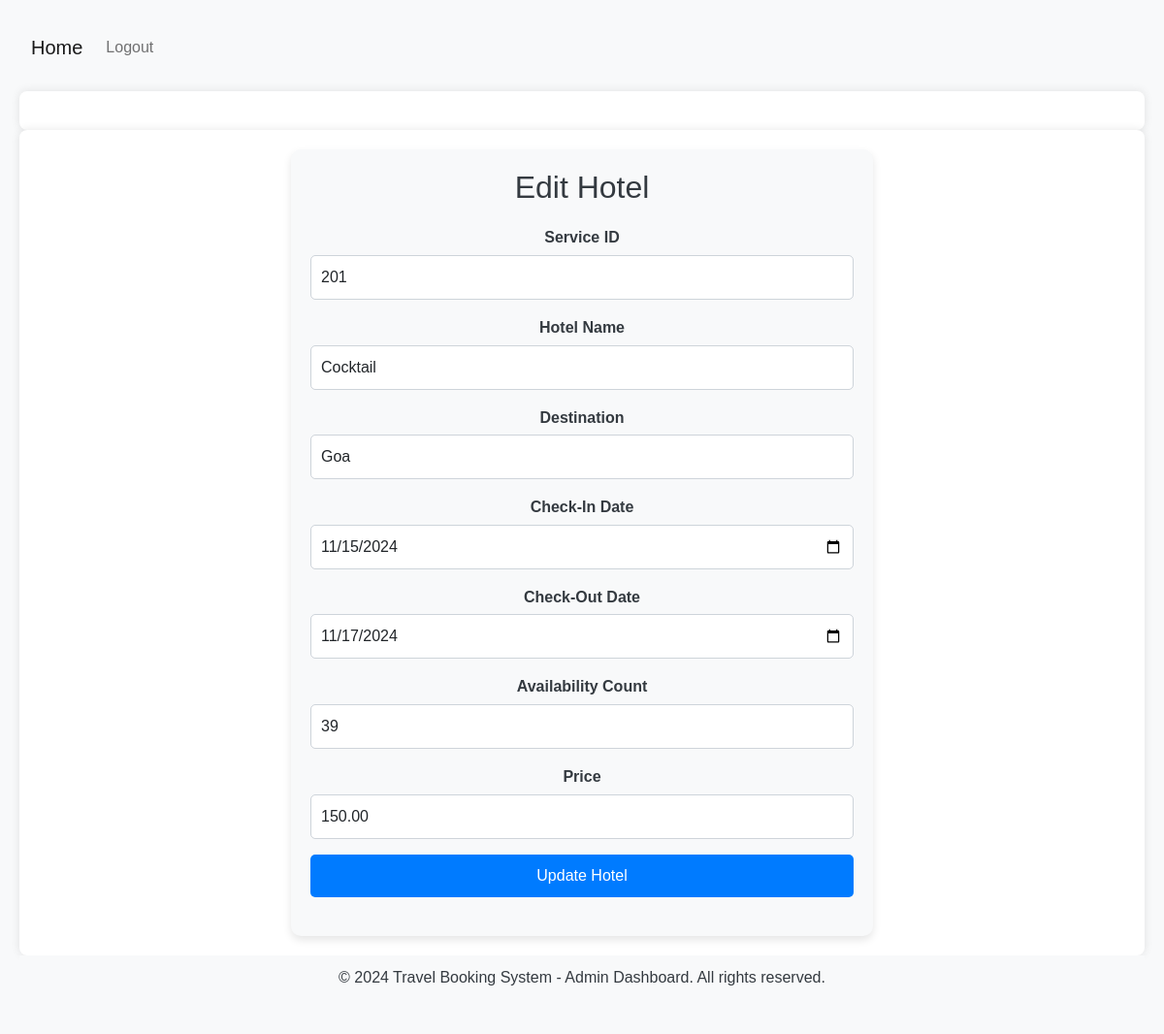
The page /add_hotel?id=1 (signed in) on the database its author committed.
### Travel/models.py (models this page shows, shortened)
class TravelService(db.Model):
    __abstract__ = True
    id = db.Column(db.Integer, primary_key=True)
    service_id = db.Column(db.Integer, nullable=False)
    availability_count = db.Column(db.Integer, default=0)
    price = db.Column(db.Numeric(10, 2), nullable=False)

class Hotel(TravelService):
    __tablename__ = 'hotels'
    Destination = db.Column(db.String(80), nullable=False)
    Hotel_Name = db.Column(db.String(80), nullable=False)
    Check_In = db.Column(db.DateTime, nullable=False)
    Check_Out = db.Column(db.DateTime, nullable=False)
    status = db.Column(db.String(20), default='Pending')

### Travel/views.py (the view, shortened to what this page needs)
@bp.route('/add_hotel', methods=['GET', 'POST'])
@admin_required
def add_hotel():
    hotel_id = request.args.get('id')
    hotel = Hotel.query.get(hotel_id) if hotel_id else None
    form = HotelBookingForm(obj=hotel) if hotel else HotelBookingForm()
    return render_template('add_hotel.html', form=form, hotel=hotel)

### Travel/forms.py
class HotelBookingForm(FlaskForm):
    Hotel_Name = StringField('Hotel Name', validators=[DataRequired()])
    Destination = StringField('Destination', validators=[DataRequired()])
    Check_In = DateField('Check-In Date', format='%Y-%m-%d', validators=[DataRequired()])
    Check_Out = DateField('Check-Out Date', format='%Y-%m-%d', validators=[DataRequired()])
    price = DecimalField('Price', places=2, validators=[DataRequired()])
    availability_count = IntegerField('Availability Count', validators=[DataRequired()])  # New field added
    service_id = IntegerField('Service ID', validators=[DataRequired()])  # New field added
    submit = SubmitField('Book Hotel')

### Travel/decorator.py (called while the page is built)
def admin_required(f):
    @wraps(f)
    def decorated_function(*args, **kwargs):
        if 'admin_logged_in' not in session:
            flash("You must be logged in as an admin to access this page.", "warning")
            return redirect(url_for('travel.admin_login'))
        return f(*args, **kwargs)
    return decorated_function

### Travel/templates/add_hotel.html (shortened to what this page needs)
{% extends 'base1.html' %}
{% block abc %}
<div class="form-container">
    <h2 class="form-title">{% if hotel %}Edit Hotel{% else %}Add a New Hotel{% endif %}</h2>
    <form method="POST" action="{{ url_for('travel.add_hotel', hotel_id=hotel.id if hotel else None) }}">
        <div class="mb-3">
            {{ form.service_id.label(class="form-label") }}
            {{ form.service_id(class="form-control", size=32) }}
        </div>
        <div class="mb-3">
            {{ form.Hotel_Name.label(class="form-label") }}
            {{ form.Hotel_Name(class="form-control", size=32) }}
        </div>
        <div class="mb-3">
            {{ form.Destination.label(class="form-label") }}
            {{ form.Destination(class="form-control", size=32) }}
        </div>
        <div class="mb-3">
            {{ form.Check_In.label(class="form-label") }}
            {{ form.Check_In(class="form-control", size=32) }}
        </div>
        <div class="mb-3">
            {{ form.Check_Out.label(class="form-label") }}
            {{ form.Check_Out(class="form-control", size=32) }}
        </div>
        <div class="mb-3">
            {{ form.availability_count.label(class="form-label") }}
            {{ form.availability_count(class="form-control", size=32) }}
        </div>
        <div class="mb-3">
            {{ form.price.label(class="form-label") }}
            {{ form.price(class="form-control") }}
        </div>
        <div>
            <button type="submit" class="btn btn-custom w-100">{% if hotel %}Update Hotel{% else %}Add Hotel{% endif %}</button>
        </div>
    </form>
</div>
{% endblock %}

### Travel/static/admin_css.css (style rules this page uses)
body { font-family: 'Arial', sans-serif; line-height: 1.6; background-color: #f8f9fa; color: #343a40; margin: 0; padding: 20px; }
h1, h2, h3, h4, h5, h6 { color: #343a40; }
form { margin-bottom: 20px; }
.form-label { font-weight: bold; margin-bottom: 5px; }
.form-control { width: 100%; padding: 10px; border: 1px solid #ced4da; border-radius: 4px; transition: border-color 0.2s; }
.btn { padding: 10px 15px; border: none; border-radius: 4px; cursor: pointer; transition: background-color 0.2s; }

### Travel/templates/base1.html (style rules this page uses)
body { display: flex; flex-direction: column; min-height: 100vh; }

### Travel/templates/add_hotel.html (style rules this page uses)
.form-container { max-width: 600px; margin: 0 auto; padding: 20px; background-color: #f8f9fa; border-radius: 10px; box-shadow: 0 4px 8px rgba(0, 0, 0, 0.1); }
.form-title { text-align: center; color: #343a40; margin-bottom: 20px; }
.form-control { border: 1px solid #ced4da; border-radius: 5px; }
.btn-custom { background-color: #007bff; color: #fff; border-radius: 5px; transition: background-color 0.3s; }

### rows shown on the page
Hotel: service_id "201", Hotel_Name "Cocktail", Destination "Goa", Check_In "11/15/2024", Check_Out "11/17/2024", availability_count "39", price "150.00"
